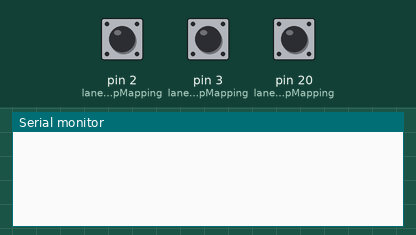
This sketch was run on a simulated Arduino Mega 2560, built with avr-gcc and run on an emulated ATmega2560. On the bench: the last lines printed to the serial monitor. The inputs (shaded band) are chosen by the test bench; at power-on: pin 2 (laneToInterrupMapping) HIGH, pin 3 (laneToInterrupMapping) HIGH, pin 20 (laneToInterrupMapping) HIGH.

Above: at 1.2 s.
1.3 s: pin 2 (laneToInterrupMapping) pulled LOW for 3.2 s
At 5.4 s:
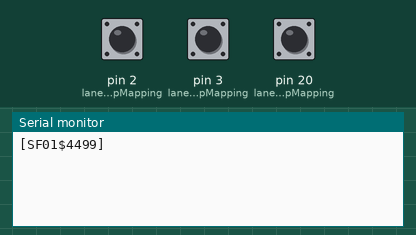
6.0 s: pin 3 (laneToInterrupMapping) pulled LOW for 0.15 s
At 7.3 s:
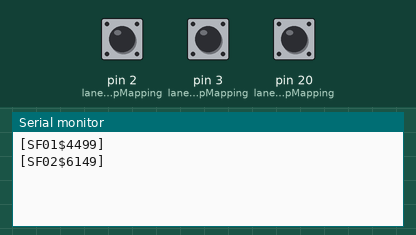
7.6 s: pin 20 (laneToInterrupMapping) pulled LOW for 0.15 s
At 8.5 s:
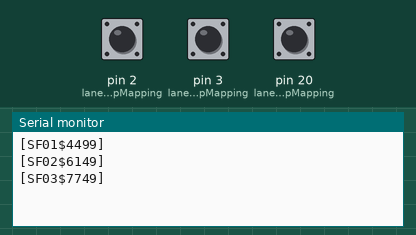
9.2 s: pin 2 (laneToInterrupMapping) pulled LOW for 0.15 s
At 9.7 s:
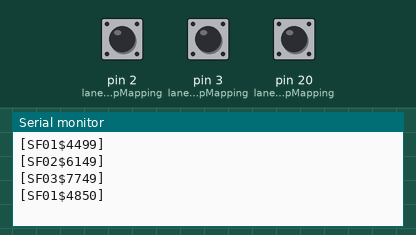
10.8 s: pin 3 (laneToInterrupMapping) pulled LOW for 1 s
At 12.2 s:
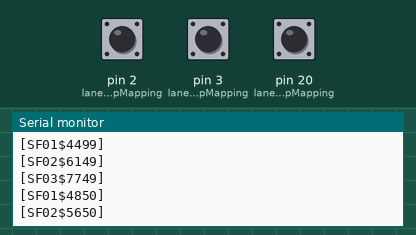
Timing chart, 0 to 13.8 s (numbered marks = the images above; inputs shaded):
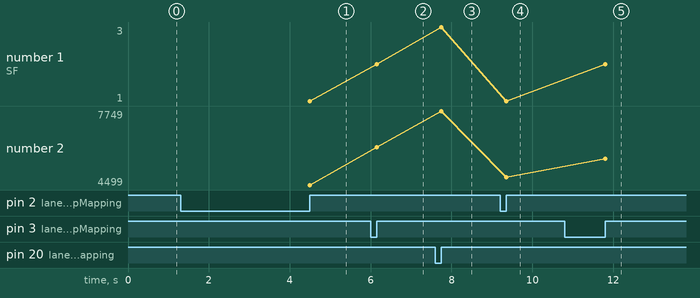

The sketch:

PCLapCounterFourLanesLapsOnly.ino
```cpp
// (licence header left out)
/*****************************************************************************************
   Do not use pins:
   Serial1: 18 & 19 - used for interrupts
   Serial2: 16 & 17
   Serial3: 14 & 15
   BuiltIn: 13 - try to avoid it
 *****************************************************************************************/

/*****************************************************************************************
   Global variables
 *****************************************************************************************/
const long serialSpeed = 19200; // 19200;
const unsigned long laneProtectionTime = 3000L; // 3 seconds protection time
const byte laneToInterrupMapping[] = { 2, 3, 20, 21 };
const char lapTime[][7] =
{
  "[SF01$",
  "[SF02$",
  "[SF03$",
  "[SF04$"
};

/*****************************************************************************************
   Pin Naming
 *****************************************************************************************/
// lane to interrup pin mapping
#define LANE_1 laneToInterrupMapping[0]
#define LANE_2 laneToInterrupMapping[1]
#define LANE_3 laneToInterrupMapping[2]
#define LANE_4 laneToInterrupMapping[3]

/*****************************************************************************************
   Class Lane
 *****************************************************************************************/
class Lane {
  protected:
    volatile unsigned long start;
    volatile unsigned long finish;
    volatile unsigned long now;
    volatile long count;
    volatile bool reported;
    byte lane;
  public:
    Lane(byte setLane) {
      start = 0L;
      finish = 0L;
      count = -1L;
      lane = setLane - 1;
      reported = true;
    }
    void lapDetected() { // called by ISR, short and sweet
      now = millis();
      if ((now - finish) < laneProtectionTime) {
        return;
      }
      start = finish;
      finish = now;
      count++;
      reported = false;
    }
    void reset() {
      reported = true;
      count = -1L;
    }
    void reportLap() {
      if (!reported) {
        Serial.print(lapTime[lane]);
        Serial.print(finish - start);
        Serial.println(']');
        reported = true;
      }
    }
};

/*****************************************************************************************
   Class Lane instantiations
 *****************************************************************************************/
Lane lane1(1);
Lane lane2(2);
Lane lane3(3);
Lane lane4(4);

/*****************************************************************************************
   Class Button - external buttons for PC Lap Counter
 *****************************************************************************************/
class Button {
  protected:
    String button;
    byte pin;
    unsigned int sleep;
    bool reported;
    bool pressed;
    void reportButton() {
      Serial.println(button);
      reported = true;
    }
  public:
    Button(String setButton, byte setPin, unsigned int setSleep) {
      button = setButton;
      pin = setPin;
      sleep = setSleep;
      reported = false;
      pressed = false;
      pinMode(pin, INPUT_PULLUP);
    }
    void isButtonPressed() {
      pressed = !digitalRead(pin);
      if (!reported && pressed) {
        reportButton();
        delay(sleep);
      }
      reported = pressed;
    }
};

/*****************************************************************************************
   initializations and configurations of I/O pins
 *****************************************************************************************/
void setup() {
  // initialize serial communication
  Serial.begin(serialSpeed);
  while (!Serial) {
    ; // wait for serial port to connect. Needed for native USB
  }
  // interrup pins
  pinMode(LANE_1, INPUT_PULLUP);
  pinMode(LANE_2, INPUT_PULLUP);
  pinMode(LANE_3, INPUT_PULLUP);
  pinMode(LANE_4, INPUT_PULLUP);
}

/*****************************************************************************************
   enable interrupts
 *****************************************************************************************/
void attachAllInterrupts() {
  attachInterrupt(digitalPinToInterrupt(LANE_1), lapDetected1, RISING);
  attachInterrupt(digitalPinToInterrupt(LANE_2), lapDetected2, RISING);
  attachInterrupt(digitalPinToInterrupt(LANE_3), lapDetected3, RISING);
  attachInterrupt(digitalPinToInterrupt(LANE_4), lapDetected4, RISING);
}

/*****************************************************************************************
   disable interrupts
 *****************************************************************************************/
void detachAllInterrupts() {
  detachInterrupt(digitalPinToInterrupt(LANE_1));
  detachInterrupt(digitalPinToInterrupt(LANE_2));
  detachInterrupt(digitalPinToInterrupt(LANE_3));
  detachInterrupt(digitalPinToInterrupt(LANE_4));
}

/*****************************************************************************************
   Interrup Service Routines (ISR) definitions
 *****************************************************************************************/
void lapDetected1() {
  lane1.lapDetected();
}
void lapDetected2() {
  lane2.lapDetected();
}
void lapDetected3() {
  lane3.lapDetected();
}
void lapDetected4() {
  lane4.lapDetected();
}

/*****************************************************************************************
   Main loop
 *****************************************************************************************/
void loop() {
  detachAllInterrupts();
  /** report lap if necessary */
  lane1.reportLap();
  lane2.reportLap();
  lane3.reportLap();
  lane4.reportLap();
  attachAllInterrupts();
}
```

Measured:
- after the input at 1.3 s, the serial monitor: prints a new line after 3.2 s (image 1)
- after the input at 6.0 s, the serial monitor: prints a new line after 0.15 s (image 2)
- after the input at 7.6 s, the serial monitor: prints a new line after 0.15 s (image 3)
- after the input at 9.2 s, the serial monitor: prints a new line after 0.15 s (image 4)
- after the input at 10.8 s, the serial monitor: prints a new line after 1.0 s (image 5)
- plotted number 1: 1 → 2 after the input at 6.0 s, 2 → 3 after the input at 7.6 s, 3 → 1 after the input at 9.2 s, 1 → 2 after the input at 10.8 s
- plotted number 2: 4499 → 6149 after the input at 6.0 s, 6149 → 7749 after the input at 7.6 s, 7749 → 4850 after the input at 9.2 s, 4850 → 5650 after the input at 10.8 s
